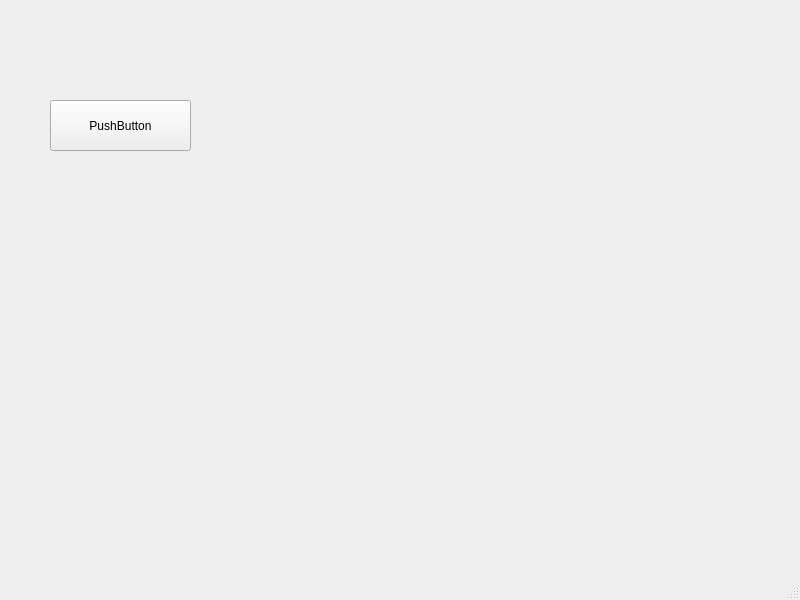
<?xml version="1.0" encoding="UTF-8"?>
<ui version="4.0">
 <class>MainWindow</class>
 <widget class="QMainWindow" name="MainWindow">
  <property name="geometry">
   <rect>
    <x>0</x>
    <y>0</y>
    <width>800</width>
    <height>600</height>
   </rect>
  </property>
  <property name="windowTitle">
   <string>MainWindow</string>
  </property>
  <widget class="QWidget" name="centralwidget">
   <widget class="QPushButton" name="pushButton">
    <property name="geometry">
     <rect>
      <x>50</x>
      <y>100</y>
      <width>141</width>
      <height>51</height>
     </rect>
    </property>
    <property name="text">
     <string>PushButton</string>
    </property>
   </widget>
  </widget>
  <widget class="QMenuBar" name="menubar">
   <property name="geometry">
    <rect>
     <x>0</x>
     <y>0</y>
     <width>800</width>
     <height>21</height>
    </rect>
   </property>
  </widget>
  <widget class="QStatusBar" name="statusbar"/>
 </widget>
 <resources/>
 <connections/>
</ui>
